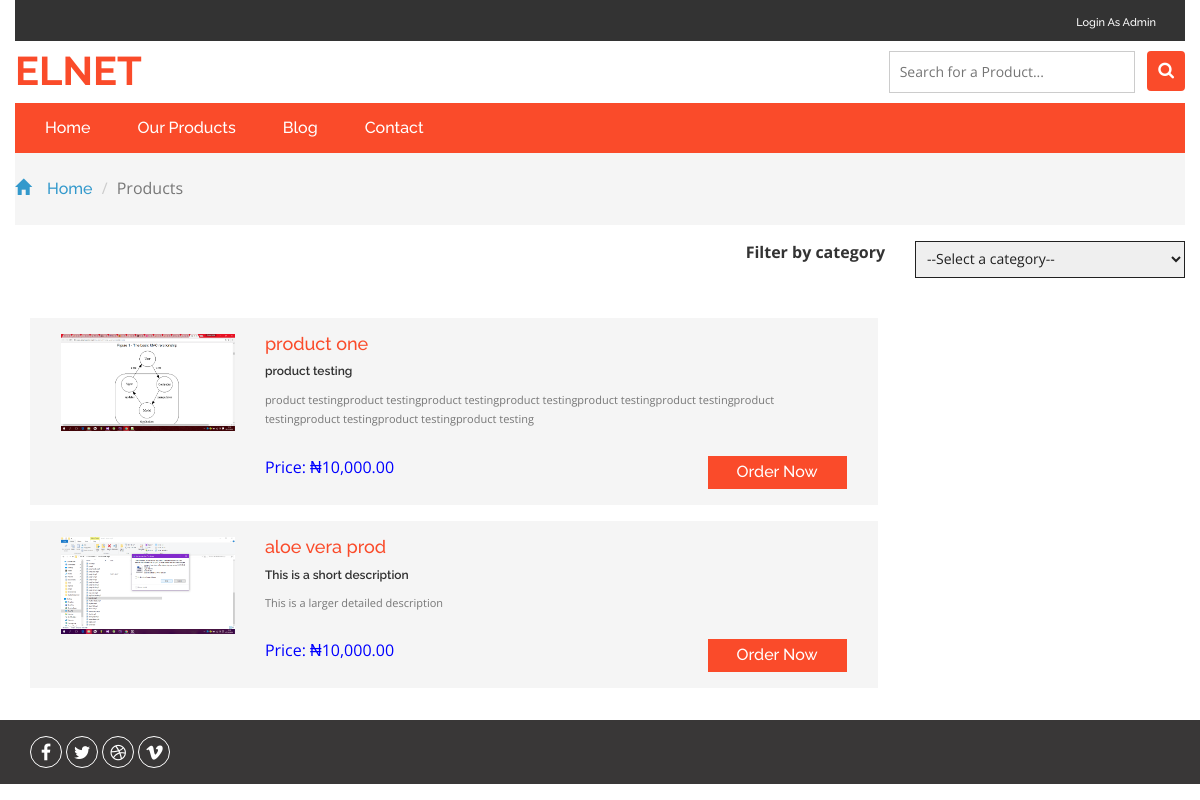
/products.php, run on the app's committed database.
### tables this page shows
CREATE TABLE `products` (
  `product_id` int(11) NOT NULL,
  `product_name` varchar(255) NOT NULL,
  `product_short_description` text NOT NULL,
  `product_description` text NOT NULL,
  `product_price` double NOT NULL,
  `product_quantity` int(11) NOT NULL,
  `product_image` varchar(255) DEFAULT NULL,
  `create_time` datetime NOT NULL,
  `published` tinyint(4) NOT NULL DEFAULT '1',
  `featured` tinyint(4) NOT NULL DEFAULT '0',
  `category_id` int(11) NOT NULL
);

### include/database/mysql_database.php (called while the page is built, shortened)
<?php
class MysqlDatabase {
	private $dbHandler;
	private $result;
	public function __construct() {
		try {
			$this->dbHandler = new PDO(PDO_DSN, DATABASE_USER, DATABASE_PASS, array(PDO::ATTR_PERSISTENT => DB_PERSISTENCY));
			$this->dbHandler->setAttribute(PDO::ATTR_ERRMODE, PDO::ERRMODE_EXCEPTION);
		} catch (PDOException $e) {
			$this->Close();
			trigger_error($e->getMessage(), E_USER_ERROR);
		}
	}
	public function GetAll($sqlQuery, $params = NULL, $fetchStyle = PDO::FETCH_ASSOC) {
		try {
			$this->statement_handler = $this->dbHandler->prepare($sqlQuery);
			$this->statement_handler->execute($params);
			$this->result = $this->statement_handler->fetchAll($fetchStyle);
		} catch (PDOException $e) {
			$this->Close();
			trigger_error($e->getMessage(), E_USER_ERROR);
		}
		return $this->result;
	}
	public function GetRow($sqlQuery, $params = NULL, $fetchStyle = PDO::FETCH_ASSOC) {
		try {
			$this->statement_handler = $this->dbHandler->prepare($sqlQuery);
			$this->statement_handler->execute($params);
			$this->result = $this->statement_handler->fetch($fetchStyle);
		} catch (PDOException $e) {
			$this->Close();
			trigger_error($e->getMessage(), E_USER_ERROR);
		}
		return $this->result;
	}
}
?>

### include/init.php (called while the page is built, shortened)
<?php
require_once('database/mysql_database.php');
require_once('classes/class_product.php');
$db = new MysqlDatabase();

### include/classes/class_core.php (called while the page is built, shortened)
<?php
class Core {
	public function setMainTable($main_table) {
		$this->main_table = $main_table;
	}
	public function setLinkedTable($linked_table) {
		$this->linked_table = $linked_table;
	}
	public function setDbObj($db_obj) {
		$this->db_obj = $db_obj;
	}
}

### include/classes/class_product.php (called while the page is built, shortened)
<?php
require_once('class_core.php');
class Product extends Core {
	public function getAllProducts($type = '') {
		$this->sql = "SELECT pro.*, cat.category_name FROM $this->main_table pro INNER JOIN $this->linked_table cat ON cat.category_id= pro.category_id WHERE cat.published=1 AND pro.published=1";
		if (!$records = $this->db_obj->GetAll($this->sql)) {
			return false;
		}
		return $records;
	}
}

### products.php (the view, shortened to what this page needs)
<?php
require_once('include/init.php');
$filter = '';
$products_obj = new product();
$products_data = $products_obj->getAllProducts($filter);
$category_obj = new category();
$categories = $category_obj->getAllCategories();
$c_options = "<option value=''>--Select a category--</option>";
foreach ($categories as $category) {
	$selected = '';
	$c_options .= "<option value='" . $category['category_id'] . "' $selected>" . $category['category_name'] . "</option>";
}
?>
<!DOCTYPE html>
<html>
<head>
	<?php include('include/layout/pagehead.php'); ?>
</head>
<body>
	<?php include('include/layout/header.php'); ?>
	<?php include('include/layout/nav.php'); ?>
	<div class="breadcrumbs container">
		<div class="">
			<ol class="breadcrumb breadcrumb1 animated wow slideInLeft" data-wow-delay=".5s">
				<li><a href="index.php"><span class="glyphicon glyphicon-home" aria-hidden="true"></span>Home</a></li>
				<li class="active">Products</li>
			</ol>
		</div>
	</div>
	<div class="products container">
		<div class="">
			<div class=" row">
				<div class="col-md-6"></div>
				<div class="col-md-6">
					<div class="row">
						<div class="col-md-6">
							<label class="pull-right">Filter by category</label>
						</div>
						<div class="col-md-6">
							<select id="country1"
							        onchange="location.href='<?php basename($_SERVER['PHP_SELF']); ?>?category='+this.options[this.selectedIndex].value"
							        class="frm-field required sect">
								<?php echo $c_options; ?>
							</select>
						</div>
					</div>
				</div>
			</div>
			<div class="col-md-9 products-right">
				<div class="agile_top_brands_grids">
					<?php
					if (!empty($products_data)) {
						foreach ($products_data as $product) {
							?>
							<div class="tc-ch wow fadeInDown" data-wow-duration=".8s" data-wow-delay=".2s">
								<div class="tch-img col-md-3">
									<a href="product_order.php?id=<?php echo $product['product_id']; ?>"><img
											src="<?php echo "images/products/" . $product['product_id'] . "/" . $product['product_image']; ?>"
											alt="<?php echo $product['product_image']; ?>" class="img-responsive"></a>
								</div>
								<div class="col-md-9">
									<h4>
										<a href="product_order.php?id=<?php echo $product['product_id']; ?>"><?php echo $product['product_name']; ?></a>
									</h4>
									<h6><?php echo $product['product_short_description']; ?></h6>
									<p><?php echo $product['product_description']; ?></p>
									<div class="bht1">
										<span class="price">
											Price: &#8358;<?php echo number_format($product['product_price'], 2); ?>
										</span>
										<a href="product_order.php?id=<?php echo $product['product_id']; ?>"
										   class="pull-right">Order Now</a>
									</div>
								</div>
								<div class="clearfix"></div>
							</div>
							<?php
						}
					}
					?>
				</div>
			</div>
		</div>
	</div>
	<?php include('include/layout/footer.php'); ?>
	<?php include('include/layout/scripts.php'); ?>
</body>
</html>

### assets/site/css/style.css (style rules this page uses)
html, body { font-size: 100%; font-family: 'Open Sans', sans-serif; background: #ffffff; }
ul li, ol li { font-size: 14px; }
p { margin: 0; }
h1, h2, h3, h4, h5, h6, a { font-family: 'Raleway', sans-serif; margin: 0; font-weight: 500; }
ul, label { margin: 0; padding: 0; }
.agile_top_brands_grids { margin-top: 40px; }
.breadcrumb1 li span { left: 0em; padding-right: 1em; color: #3399cc; }
.breadcrumbs { padding: 1.5em 0; background: #f5f5f5; }
.breadcrumb { margin-bottom: 0 !important; padding: 0 !important; }
.breadcrumb1 li { font-size: 1em; color: #999; }
.breadcrumb1 li a { color: #3399cc; text-decoration: none; }
.products { padding: 1em 0; }
select#country, select#country1 { border: 1px solid #212121; outline: none; font-size: 14px; color: #212121; padding: 0.5em; width: 100%; cursor: pointer; }
.glyphicon { position: relative; top: 1px; display: inline-block; font-family: 'Glyphicons Halflings'; font-style: normal; font-weight: 400; line-height: 1; -webkit-font-smoothing: antialiased; -moz-osx-font-smoothing: grayscale; color: #777; }
.tc-ch p, .wthree p { color: #777; font-size: 0.875em; line-height: 1.8em; margin: 1em 0; }
.tc-ch { background: whitesmoke; padding: 2em 2em; margin-bottom: 1em; }
.tc-ch h6, .wthree h6 { font-size: 1em; color: #303030; font-weight: 600; margin-top: 1em; }
.tc-ch h6, .wthree h6 { font-size: 12px; }
.tc-ch h4 a { color: #fa4b2a; }
.tc-ch p, .wthree p { font-size: 11px; }
.tc-ch { padding: 2em 1em; }
.tc-ch { padding: 2em 2em; }
.tc-ch { padding: 1em 1em; }
.price { color: blue; }
.bht1 a { background: #fa4b2a; padding: 0.3em 1.8em; display: inline-block; color: #fff; }
.bht1 { padding-top: 1em; }

### data on the page
products: product_image (picture), product_name "product one", product_short_description "product testing", product_description "product testingproduct testingproduct testingproduct testingproduct testingproduct testingproduct testingproduct testingproduct testingproduct testing", product_price "10,000.00"
products: product_image (picture), product_name "aloe vera prod", product_short_description "This is a short description", product_description "This is a larger detailed description", product_price "10,000.00"
